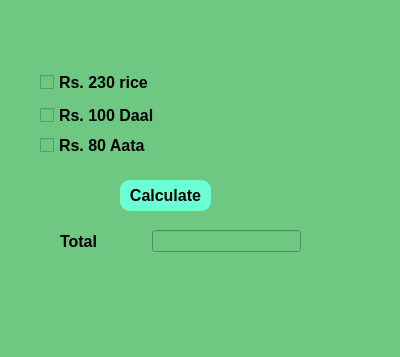
<?xml version="1.0" encoding="UTF-8"?>
<ui version="4.0">
 <class>MainWindow</class>
 <widget class="QMainWindow" name="MainWindow">
  <property name="geometry">
   <rect>
    <x>0</x>
    <y>0</y>
    <width>400</width>
    <height>357</height>
   </rect>
  </property>
  <property name="windowTitle">
   <string>MainWindow</string>
  </property>
  <property name="styleSheet">
   <string notr="true">background-color: rgb(111, 200, 129);</string>
  </property>
  <widget class="QWidget" name="centralwidget">
   <widget class="QCheckBox" name="checkBox">
    <property name="geometry">
     <rect>
      <x>40</x>
      <y>67</y>
      <width>131</width>
      <height>31</height>
     </rect>
    </property>
    <property name="font">
     <font>
      <pointsize>12</pointsize>
      <weight>75</weight>
      <bold>true</bold>
     </font>
    </property>
    <property name="text">
     <string>Rs. 230 rice</string>
    </property>
   </widget>
   <widget class="QCheckBox" name="checkBox_2">
    <property name="geometry">
     <rect>
      <x>40</x>
      <y>130</y>
      <width>121</width>
      <height>31</height>
     </rect>
    </property>
    <property name="font">
     <font>
      <pointsize>12</pointsize>
      <weight>75</weight>
      <bold>true</bold>
     </font>
    </property>
    <property name="text">
     <string>Rs. 80 Aata </string>
    </property>
   </widget>
   <widget class="QCheckBox" name="checkBox_3">
    <property name="geometry">
     <rect>
      <x>40</x>
      <y>100</y>
      <width>131</width>
      <height>31</height>
     </rect>
    </property>
    <property name="font">
     <font>
      <pointsize>12</pointsize>
      <weight>75</weight>
      <bold>true</bold>
     </font>
    </property>
    <property name="text">
     <string>Rs. 100 Daal</string>
    </property>
   </widget>
   <widget class="QPushButton" name="pushButton">
    <property name="geometry">
     <rect>
      <x>120</x>
      <y>180</y>
      <width>91</width>
      <height>31</height>
     </rect>
    </property>
    <property name="font">
     <font>
      <pointsize>12</pointsize>
      <weight>75</weight>
      <bold>true</bold>
     </font>
    </property>
    <property name="styleSheet">
     <string notr="true">QPushButton{
background-color:rgb(108, 255, 214);
color:rgb(0, 0, 0);
 border-radius:10px;}

QPushButton::hover{
background-color:rgb(73, 57, 255);
color:rgb(255, 255, 0);
 border-radius:10px;}



</string>
    </property>
    <property name="text">
     <string>Calculate</string>
    </property>
   </widget>
   <widget class="QWidget" name="">
    <property name="geometry">
     <rect>
      <x>60</x>
      <y>230</y>
      <width>241</width>
      <height>22</height>
     </rect>
    </property>
    <layout class="QHBoxLayout" name="horizontalLayout">
     <item>
      <widget class="QLabel" name="label">
       <property name="font">
        <font>
         <pointsize>12</pointsize>
         <weight>75</weight>
         <bold>true</bold>
        </font>
       </property>
       <property name="text">
        <string>Total           </string>
       </property>
      </widget>
     </item>
     <item>
      <widget class="QLineEdit" name="lineEdit">
       <property name="text">
        <string/>
       </property>
      </widget>
     </item>
    </layout>
   </widget>
  </widget>
  <widget class="QStatusBar" name="statusbar"/>
 </widget>
 <resources/>
 <connections/>
</ui>
